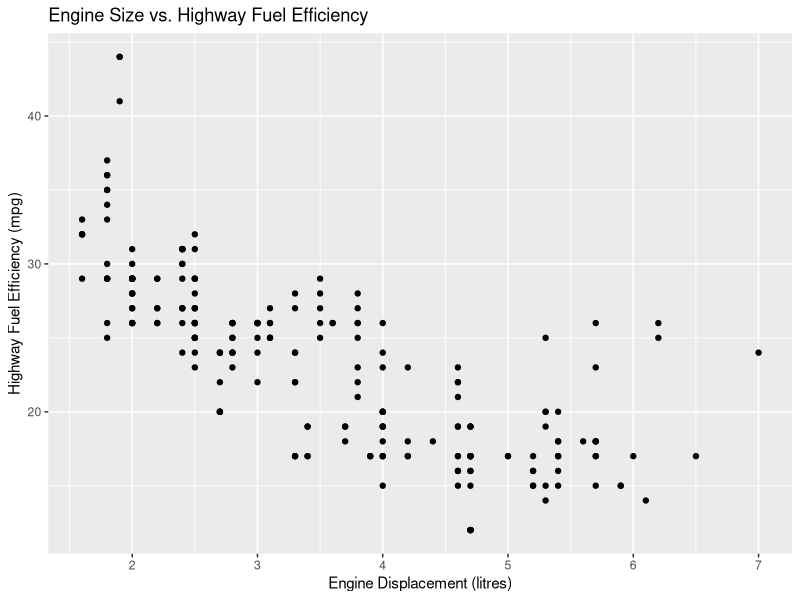
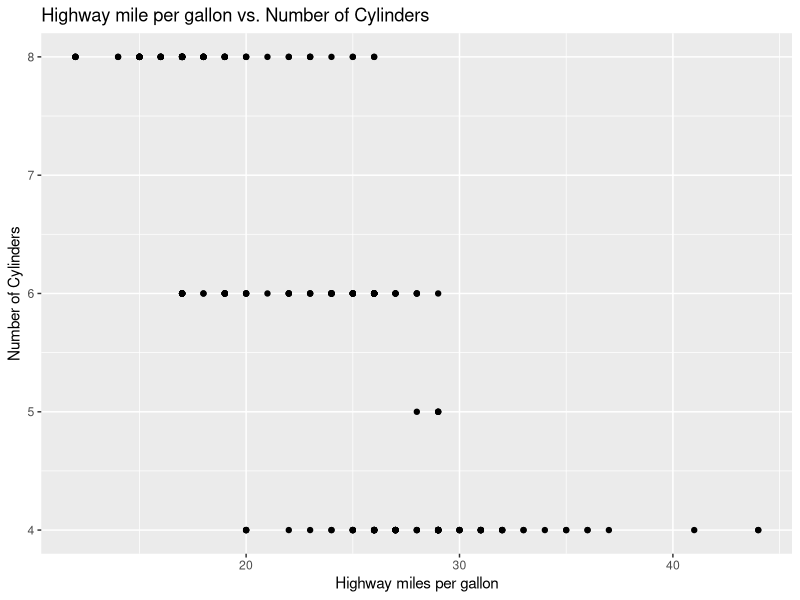
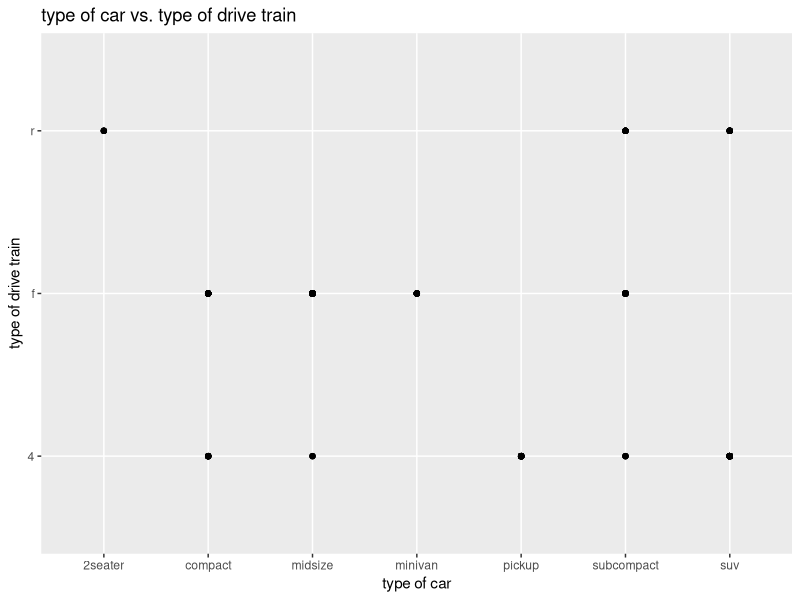
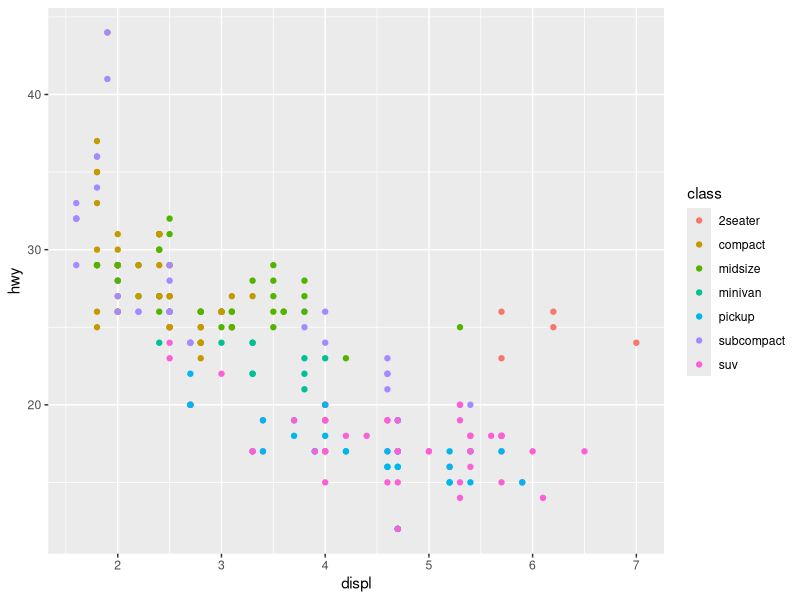
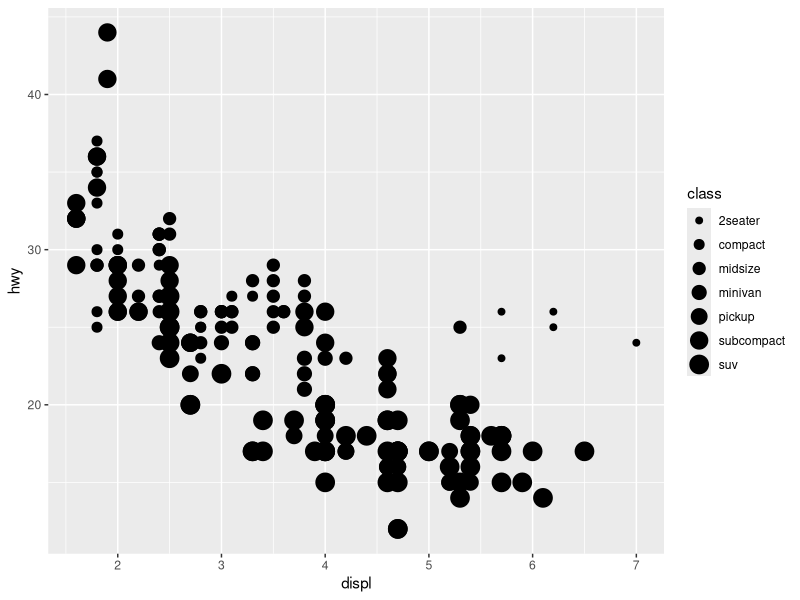
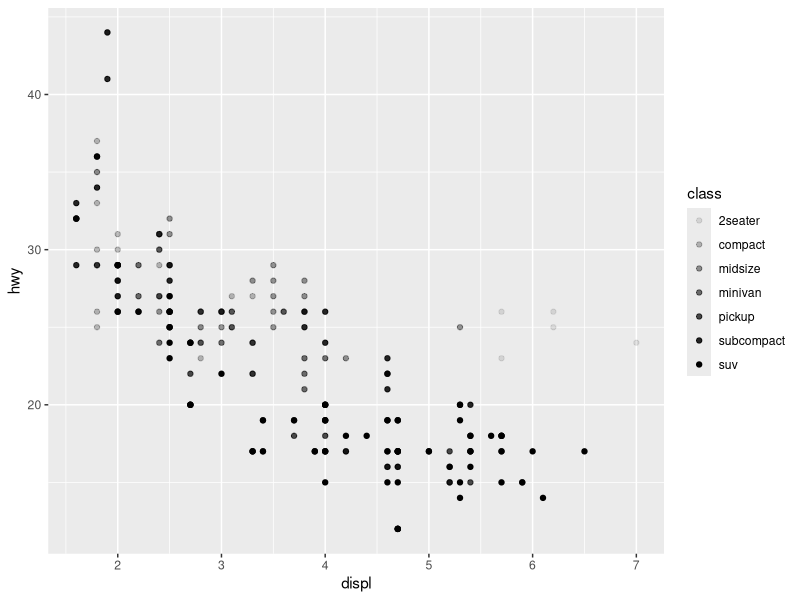
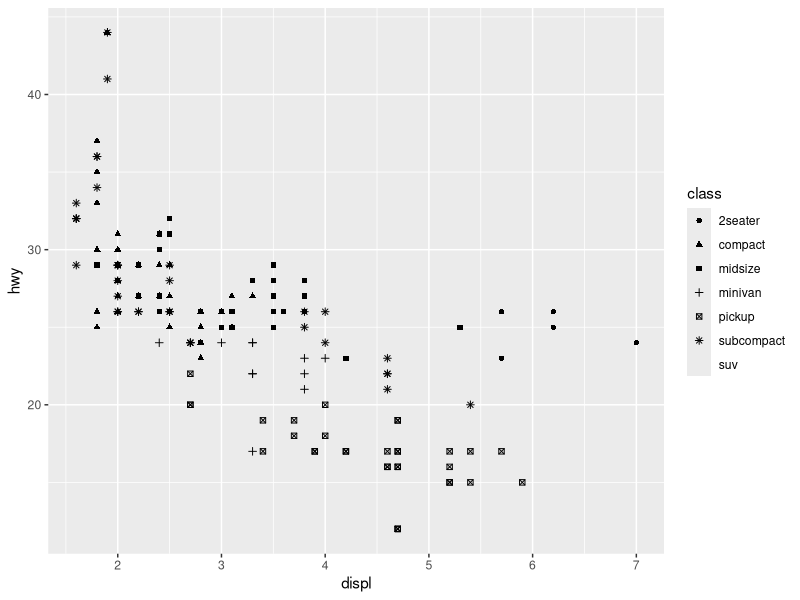

Write R code to recreate these figures, in order.
# more details on this link:
# https://r4ds.had.co.nz/data-visualisation.html
# install.packages("tidyverse")
library(tidyverse)
mpg
# displ, a car’s engine size, in litres.
# hwy, a car’s fuel efficiency on the highway, in miles per gallon (mpg).
new <- head(mpg)
print(new)
# Creating a ggplot
# To plot mpg, run this code to put displ on the x-axis and hwy on the y-axis:
plot <-ggplot(data = mpg) + #cretes an empty graph
            geom_point(mapping = aes(x = displ, y = hwy)) + #adds layers of points (scatterplot) to the graph
            labs(title = "Engine Size vs. Highway Fuel Efficiency",
                x = "Engine Displacement (litres)",
                y = "Highway Fuel Efficiency (mpg)")

# To display the plot, run this code: print(plot)
print(plot)

# The plot shows a negative relationship between engine size (displ) and fuel efficiency (hwy).
# In other words, cars with big engines use more fuel.

### A graphing template
#replace the bracket sections with a dataset, geom funvtion or a collection of mappings
# ggplot(data = <DATA>) + 
#   <GEOM_FUNCTION>(mapping = aes(<MAPPINGS>))

newplot <- ggplot(data = mpg) + 
                geom_point(mapping = aes( x= hwy, y = cyl)) + 
                labs(title = "Highway mile per gallon vs. Number of Cylinders", 
                    x = "Highway miles per gallon", 
                    y = "Number of Cylinders")

print(newplot)

newplot2 <- ggplot(data = mpg) + 
                geom_point(mapping = aes( x= class, y = drv)) + 
                labs(title = "type of car vs. type of drive train", 
                    x = "type of car", 
                    y = "type of drive train")

print(newplot2)

# You can add a third variable, like class, to a two dimensional scatterplot by mapping it to an aesthetic.
# An aesthetic is a visual property of the objects in your plot. Aesthetics include things like the size, the shape, or the color of your points.
# You can convey information about your data by mapping the aesthetics in your plot to the variables in your dataset. 
# For example, you can map the colors of your points to the class variable to reveal the class of each car.

# Here is how you can do it:
newplot3 <- ggplot(data = mpg) + 
                geom_point(mapping = aes(x = displ, y = hwy , color = class))


print(newplot3)

# In the above example, we mapped class to the color aesthetic, but we could have mapped class to the size aesthetic in the same way. 
# In this case, the exact size of each point would reveal its class affiliation. 
# We get a warning here, because mapping an unordered variable (class) to an ordered aesthetic (size) is not a good idea.
newplot4 <- ggplot(data = mpg) + 
                geom_point(mapping = aes(x = displ, y = hwy, size = class))
                #> Warning: Using size for a discrete variable is not advised.

print(newplot4)

# Or we could have mapped class to the alpha aesthetic, 
# which controls the transparency of the points, 
# or to the shape aesthetic, which controls the shape of the points.

# Left
newAlpha <- ggplot(data = mpg) + 
            geom_point(mapping = aes(x = displ, y = hwy, alpha = class))

# Right
newShape <- ggplot(data = mpg) + 
            geom_point(mapping = aes(x = displ, y = hwy, shape = class))

print(newAlpha)
print(newShape)